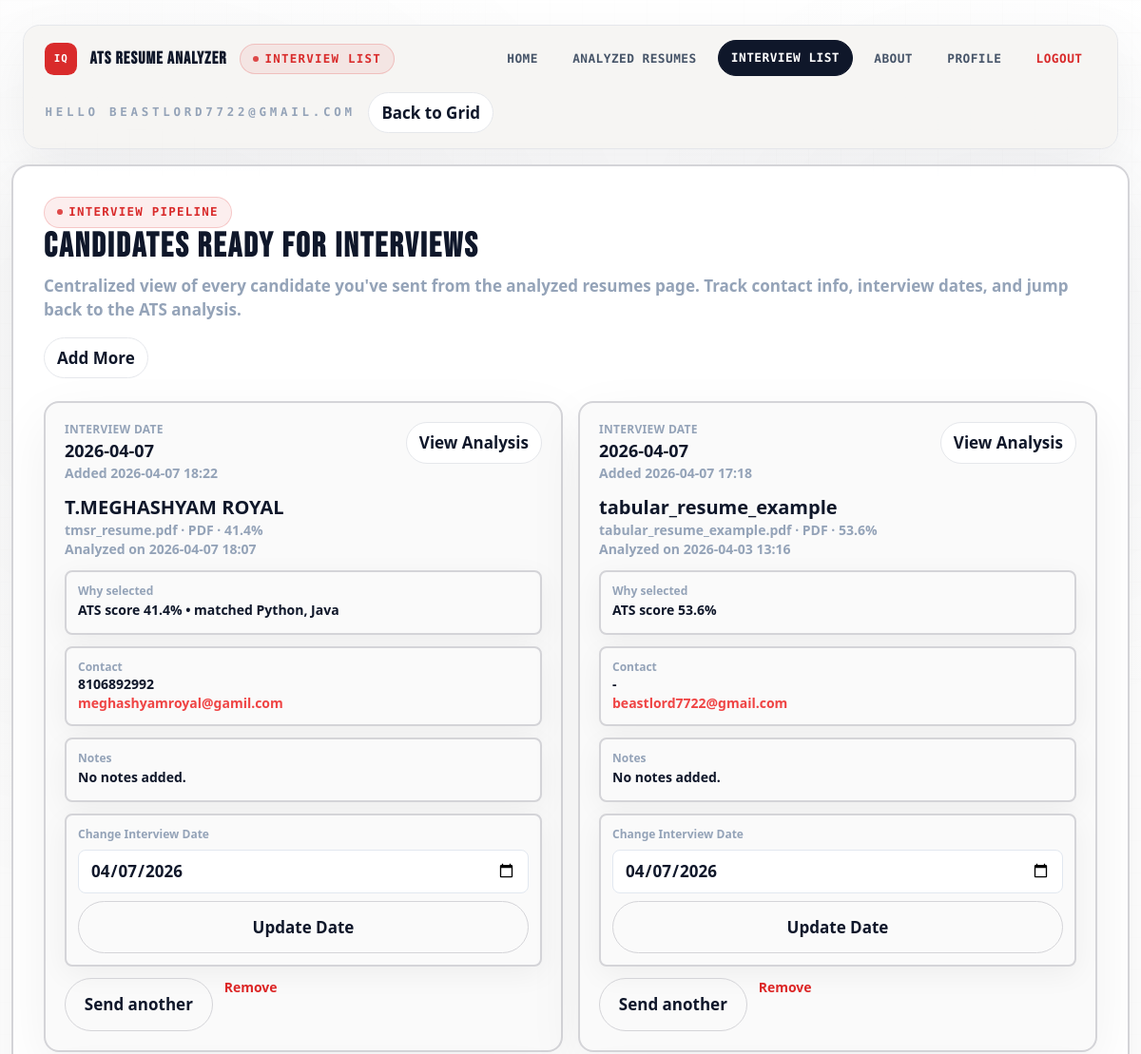
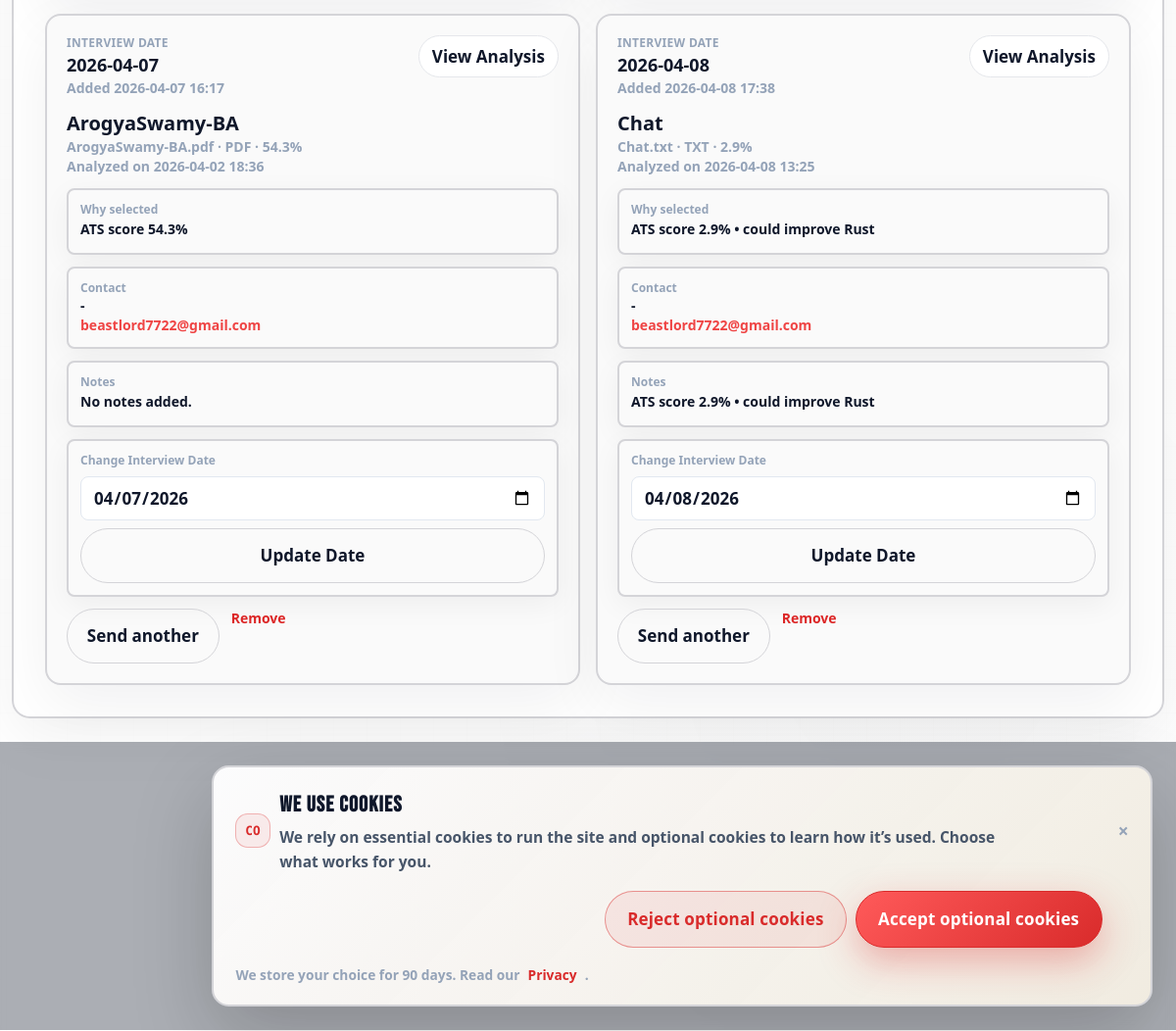
Page /interview-list (signed in) on the committed database (2 pictures, top to bottom).
### tables this page shows
CREATE TABLE interview_list(
                id INTEGER PRIMARY KEY,
                user_id INTEGER,
                history_id INTEGER,
                candidate_name TEXT,
                contact TEXT,
                email TEXT,
                interview_date TEXT,
                notes TEXT,
                created_at TEXT,
                updated_at TEXT
            );

CREATE TABLE resume_history(
        id INTEGER PRIMARY KEY,
        user_id INTEGER, score REAL, date TEXT, filename TEXT, Filetype TEXT, found TEXT, missing TEXT, rewritten TEXT, skills TEXT, batch_id TEXT, folder_name TEXT);

### app.py (the view)
@app.get("/interview-list", response_class=HTMLResponse)
async def interview_list_page(request: Request, delete_id: int | None = None) -> Response:
    user = require_user(request)
    notice = request.session.pop("flash_message", "")
    tone = request.session.pop("flash_tone", "success")
    if delete_id:
        with db() as conn:
            removed = conn.execute("DELETE FROM interview_list WHERE id=? AND user_id=?", (delete_id, user["id"])).rowcount
        request.session["flash_message"] = "Interview entry removed." if removed else "Entry not found."
        request.session["flash_tone"] = "success" if removed else "error"
        return redirect("/interview-list")
    return templates.TemplateResponse(
        "interview_list.html",
        base_context(
            request,
            interviews=interview_entries_for(int(user["id"])),
            notice=notice,
            notice_tone=tone,
            today=datetime.now().strftime("%Y-%m-%d"),
            is_admin=is_admin_user(user),
        ),
    )

### templates/interview_list.html (shortened to what this page needs)
<!DOCTYPE html>
<html lang="en">
<head>
  <script src="https://cdn.tailwindcss.com"></script>
</head>
<body class="app-shell">
  <header class="app-topbar">
    <div class="app-topbar__inner">
      <div class="app-topbar__left">
        <div class="app-logo">IQ</div>
        <span class="brand-title text-lg font-bold">ATS RESUME ANALYZER</span>
        <span class="badge-pill">Interview List</span>
      </div>
      <div class="app-topbar__center">
        <a href="/">Home</a>
        <a href="/analyzed-resumes">Analyzed Resumes</a>
        <a href="/interview-list" class="is-active">Interview List</a>
        <a href="/about">About</a>
        <a href="/profile">Profile</a>
        <a href="/logout" class="text-danger">Logout</a>
      </div>
      <div class="app-topbar__right">
        <span class="app-hello">HELLO {{ (request.session.get("user_name") or "USER") | upper }}</span>
        <a class="app-cta" href="/analyzed-resumes">Back to Grid</a>
      </div>
    </div>
  </header>
  <div class="page-wrap page-wrap--content">
    <div class="glass-panel p-6 md:p-8">
      <div class="flex flex-wrap items-start justify-between gap-4">
        <div>
          <p class="badge-pill">Interview Pipeline</p>
          <h1 class="brand-title text-3xl md:text-4xl font-bold">Candidates Ready for Interviews</h1>
          <p class="text-muted mt-2">Centralized view of every candidate you've sent from the analyzed resumes page. Track contact info, interview dates, and jump back to the ATS analysis.</p>
        </div>
        <div class="flex flex-wrap gap-3">
          <a class="app-cta" href="/analyzed-resumes">Add More</a>
        </div>
      </div>
      <div class="grid md:grid-cols-2 xl:grid-cols-3 gap-4 mt-6">
        {% for item in interviews %}
        <div class="glass-card p-5 flex flex-col gap-3">
          <div class="flex items-start justify-between gap-3">
            <div>
              <div class="text-xs text-muted uppercase tracking-wide">Interview Date</div>
              <div class="text-lg font-semibold">{{ item.interview_date }}</div>
              <div class="text-sm text-muted">Added {{ item.updated_at or item.created_at }}</div>
            </div>
            <a class="app-cta" href="/history/{{ item.history_id }}">View Analysis</a>
          </div>
          <div>
            <div class="text-xl font-semibold">{{ item.candidate_name }}</div>
            <div class="text-sm text-muted">{{ item.filename }} · {{ item.filetype }} · {{ item.score_display }}</div>
            <div class="text-sm text-muted">Analyzed on {{ item.analyzed_date }}</div>
          </div>
          <div class="panel-soft p-3 rounded-lg">
            <div class="text-xs text-muted">Why selected</div>
            <div class="text-sm font-semibold leading-6">{{ item.selection_reason }}</div>
          </div>
          <div class="panel-soft p-3 rounded-lg">
            <div class="text-xs text-muted">Contact</div>
            <div class="text-sm font-semibold">{{ item.contact }}</div>
            <div class="text-sm font-semibold">
              <a class="text-red-500 hover:underline" href="mailto:{{ item.email }}">{{ item.email }}</a>
            </div>
          </div>
          <div class="panel-soft p-3 rounded-lg">
            <div class="text-xs text-muted">Notes</div>
            <div class="text-sm leading-6">{{ item.notes or "No notes added." }}</div>
          </div>
          <form class="panel-soft p-3 rounded-lg flex flex-col gap-2" method="POST" action="/interview-list/update-date">
            <label class="text-xs text-muted font-semibold">Change Interview Date</label>
            <input
              class="w-full rounded-lg border border-slate-200 px-3 py-2 focus:border-slate-500 focus:outline-none"
              type="date"
              name="interview_date"
              min="{{ today }}"
              value="{{ item.interview_date if item.interview_date != 'TBD' else today }}"
              required>
            <button type="submit" class="btn-secondary w-full">Update Date</button>
          </form>
          <div class="flex flex-wrap gap-3">
            <a class="btn-secondary" href="/analyzed-resumes">Send another</a>
            <a class="text-red-600 hover:underline text-sm" href="/interview-list?delete_id={{ item.id }}">Remove</a>
          </div>
        </div>
        {% else %}
        <div class="panel-soft p-6 rounded-xl col-span-full text-center text-muted">
          No interview candidates yet. Select resumes from <a class="text-red-500 underline" href="/analyzed-resumes">Analyzed Resumes</a>.
        </div>
        {% endfor %}
      </div>
    </div>
  </div>
{% include "_cookie.html" %}
</body>
</html>

### rows in the picture
interview_list: interview_date "2026-04-07", updated_at "2026-04-07 18:22", candidate_name "T.MEGHASHYAM ROYAL", filename "tmsr_resume.pdf", filetype "PDF", score_display "41.4%", analyzed_date "2026-04-07 18:07", selection_reason "ATS score 41.4% • matched Python, Java", contact "8106892992", email "meghashyamroyal@gamil.com", notes "No notes added.", interview_date "04/07/2026"
interview_list: interview_date "2026-04-07", updated_at "2026-04-07 17:18", candidate_name "tabular_resume_example", filename "tabular_resume_example.pdf", filetype "PDF", score_display "53.6%", analyzed_date "2026-04-03 13:16", selection_reason "ATS score 53.6%", contact "-", email "beastlord7722@gmail.com", notes "No notes added.", interview_date "04/07/2026"
interview_list: interview_date "2026-04-07", updated_at "2026-04-07 16:17", candidate_name "ArogyaSwamy-BA", filename "ArogyaSwamy-BA.pdf", filetype "PDF", score_display "54.3%", analyzed_date "2026-04-02 18:36", selection_reason "ATS score 54.3%", contact "-", email "beastlord7722@gmail.com", notes "No notes added.", interview_date "04/07/2026"
interview_list: interview_date "2026-04-08", updated_at "2026-04-08 17:38", candidate_name "Chat", filename "Chat.txt", filetype "TXT", score_display "2.9%", analyzed_date "2026-04-08 13:25", selection_reason "ATS score 2.9% • could improve Rust", contact "-", email "beastlord7722@gmail.com", notes "ATS score 2.9% • could improve Rust", interview_date "04/08/2026"

### other values in the picture
{{ (request.session.get("user_name") or "USER") | upper }} "BEASTLORD7722@GMAIL.COM"
